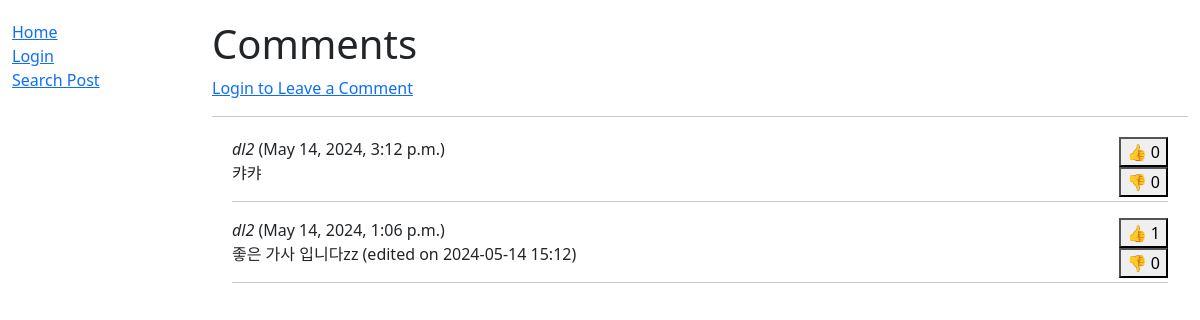
The app's page /blog/20/comments/, older data.
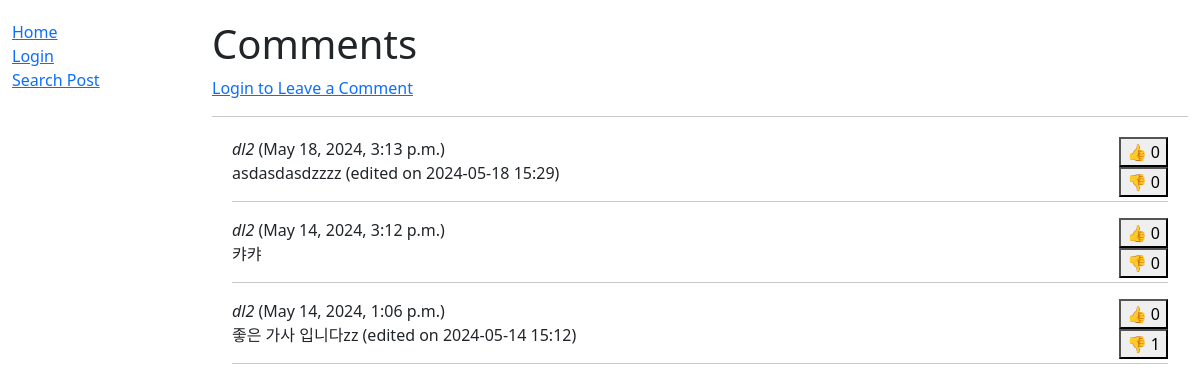
The same page, newer data.
### blog/models.py (models this page shows, shortened)
class Comment(models.Model):
    id = models.BigAutoField(help_text="Comment ID", primary_key=True)
    post = models.ForeignKey("Post", on_delete=models.CASCADE)
    writer = models.CharField(max_length=100)
    content = models.CharField(max_length=200)
    date = models.DateTimeField(default=datetime.now, blank=True)
    likes = models.IntegerField(default=0)
    dislikes = models.IntegerField(default=0)
    class Meta:
        ordering = ['-date']

### blog/views.py (the view, shortened to what this page needs)
# urls.py: path('<int:pk>/comments/', views.CommentListView.as_view(), name="comments"),
class CommentListView(generic.ListView):
    model = Comment
    context_object_name = 'comments'
    template_name = 'comments.html'
    def get_queryset(self):
        return Comment.objects.filter(post=self.kwargs['pk'])
    def get_context_data(self, **kwargs):
        context = super(CommentListView, self).get_context_data(**kwargs)
        context['form'] = LeaveCommentForm()
        return context

### blog/templates/comments.html (shortened to what this page needs)
{% extends "base.html" %}
{% block content %}
    <h1>Comments</h1>
    {% if user.is_authenticated %}
      <a href="#" class="hide">Write Comment</a>
      {% if error %} <p style="color: red;">Comment is too long.</p> {% endif %}
      <div>
        <form action="" method="post" id="form" style="display: none;">
          {% csrf_token %}
          <table>
          {{ form.as_table }}
          </table>
          <input type="submit" value="Submit">
        </form>
      </div>
      <script>
        var link = document.getElementsByClassName("hide");
        link[0].addEventListener("click", function() {
          if (form.style.display === "block") {
            form.style.display = "none";
          } else {
            form.style.display = "block";
          }
        });
      </script>
    {% else %}
      <a href="{% url 'login' %}">Login to Leave a Comment</a>
    {% endif %}
    <hr />
    <div style="margin-left:20px;margin-top:20px;margin-right:20px;">
        {% if comments %}
            {% for comment in comments %}
                <p style="display: inline;"><em>{{comment.writer}}</em> ({{comment.date}}) </p>
                <div style="display: inline; float: right;">
                    <form action="{% url 'like' 'comment' comment.id '1' %}" method="POST">
                      <button>👍 {{comment.likes}}</button>
                    </form>
                    <form action="{% url 'like' 'comment' comment.id '0' %}" method="POST">
                      <button>👎 {{comment.dislikes}}</button>
                    </form>
                  </div>
                <p> {{comment.content}} </p>
                <hr />
            {% endfor %}
        {% else %}
            <p>No comments yet.</p>
        {% endif %}
    </div>
{% endblock %}

Row changes from the older to the newer data that the page shows:
added Comment: writer "dl2", date "May 18, 2024, 3:13 p.m.", likes "0", dislikes "0", content "asdasdasdzzzz (edited on 2024-05-18 15:29)"
changed Comment "May 14, 2024, 1:06 p.m.": likes "1" → "0"; dislikes "0" → "1"
